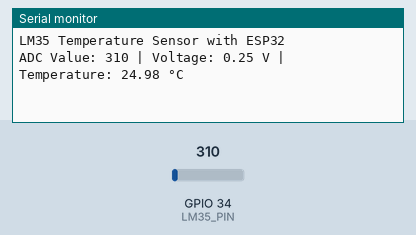
Bench run of a sketch on a simulated ESP32. Shown: the last lines printed to the serial monitor. The test bench sets the inputs (shaded band); at power-on: GPIO 34 (LM35_PIN) = 310.

Above: at 2.2 s.
2.3 s: GPIO 34 (LM35_PIN) set to 372
At 4.4 s:
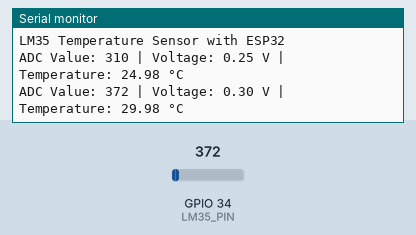
5.0 s: GPIO 34 (LM35_PIN) set to 434
At 5.9 s:
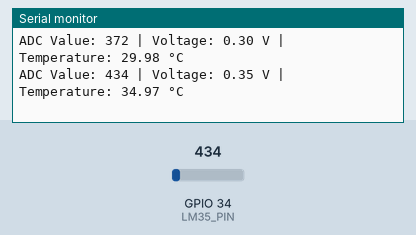
Timing chart, 0 to 8.0 s (numbered marks = the images above; inputs shaded):
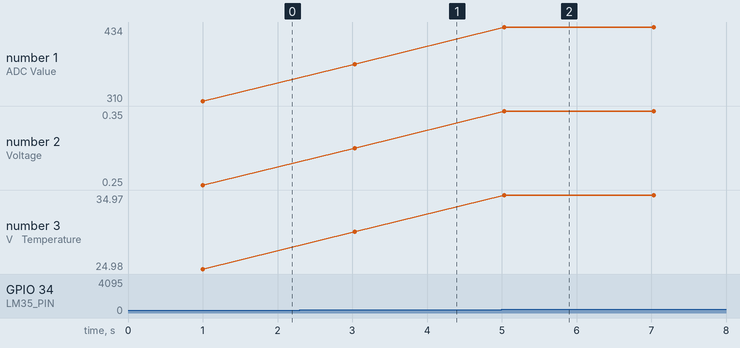

Measured:
- after the input at 2.3 s, the serial monitor: prints a new line after 0.73 s (image 1)
- after the input at 5.0 s, the serial monitor: prints a new line at once (image 2)
- plotted number 1: 310 → 372 after the input at 2.3 s, 372 → 434 after the input at 5.0 s
- plotted number 2: 0.25 → 0.3 after the input at 2.3 s, 0.3 → 0.35 after the input at 5.0 s
- plotted number 3: 24.98 → 29.98 after the input at 2.3 s, 29.98 → 34.97 after the input at 5.0 s

The sketch:

Simple_Temperature_Measurement_using_LM35_Sensor.ino
```cpp
/*
  Simple Temperature Measurement using LM35 Sensor
  Microcontroller: ESP32
*/

#define LM35_PIN 34      // ADC pin connected to LM35 output
#define ADC_MAX 4095.0   // ESP32 ADC resolution (12-bit)
#define VREF 3.3         // ESP32 reference voltage

void setup() {
  Serial.begin(9600);
  delay(1000);
  Serial.println("LM35 Temperature Sensor with ESP32");
}

void loop() {
  int adcValue = analogRead(LM35_PIN);

  // Convert ADC value to voltage
  float voltage = (adcValue / ADC_MAX) * VREF;

  // LM35 gives 10mV per °C
  float temperatureC = voltage * 100;

  Serial.print("ADC Value: ");
  Serial.print(adcValue);
  Serial.print(" | Voltage: ");
  Serial.print(voltage);
  Serial.print(" V | Temperature: ");
  Serial.print(temperatureC);
  Serial.println(" °C");

  delay(2000);
}
```
